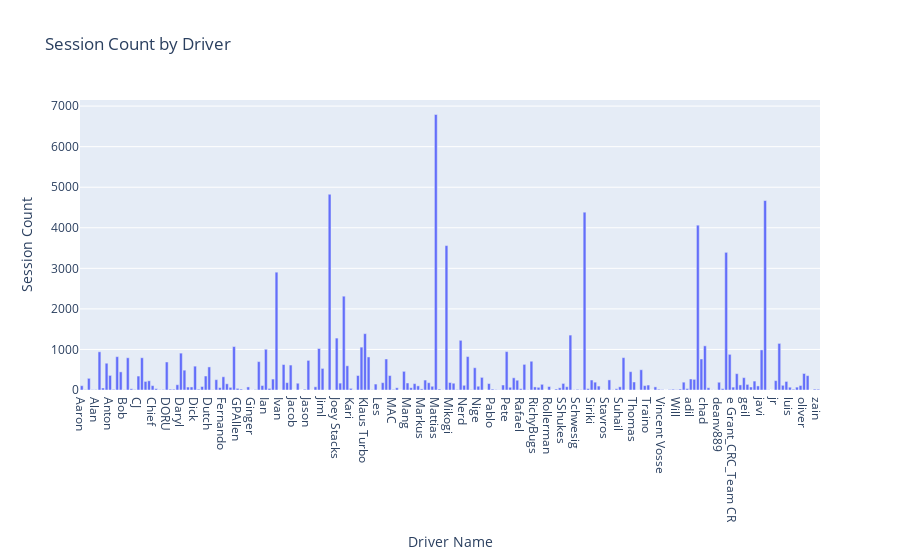

Source (notebook cell):
### Code cell
df = t.sessions(group_by = 'driver', limit = None)
# Remove the row with name 'Jim'
df = df[df['name'] != 'Jim']

print(df.head())

#    count    name
# 0    106   Aaron
# 1      9  Abgelo
# 2    288    Adam
# 3      9   Adnan
# 4     11    Alan

# Create a bar chart using Plotly
fig = px.bar(df, x='name', y='count', title='Session Count by Driver')
fig.update_xaxes(title='Driver Name')
fig.update_yaxes(title='Session Count')
fig.show()

### Figure 1 — Plotly figure (JSON) as saved in the notebook; plotly's stock layout.template omitted (floating-point values rounded to 4 significant figures; data arrays with more than 128 entries replaced by an {"elided": "..."} marker saying what was removed)
{"data": [{"alignmentgroup": "True", "hovertemplate": "name=%{x}<br>count=%{y}<extra></extra>", "legendgroup": "", "marker": {"color": "#636efa", "pattern": {"shape": ""}}, "name": "", "offsetgroup": "", "orientation": "v", "showlegend": false, "textposition": "auto", "type": "bar", "x": {"elided": "209 str values"}, "xaxis": "x", "y": {"elided": "209 int values"}, "yaxis": "y"}], "layout": {"barmode": "relative", "legend": {"tracegroupgap": 0}, "title": {"text": "Session Count by Driver"}, "xaxis": {"anchor": "y", "domain": [0, 1], "title": {"text": "Driver Name"}}, "yaxis": {"anchor": "x", "domain": [0, 1], "title": {"text": "Session Count"}}}}
